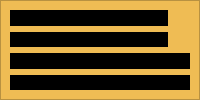
    <widget class="QFrame" name="frame3" >
     <property name="sizePolicy" >
      <sizepolicy>
       <hsizetype>7</hsizetype>
       <vsizetype>7</vsizetype>
       <horstretch>0</horstretch>
       <verstretch>0</verstretch>
      </sizepolicy>
     </property>
     <property name="palette" >
      <palette>
       <active>
        <color>
         <red>0</red>
         <green>0</green>
         <blue>0</blue>
        </color>
        <color>
         <red>228</red>
         <green>187</green>
         <blue>83</blue>
        </color>
        <color>
         <red>255</red>
         <green>255</green>
         <blue>255</blue>
        </color>
        <color>
         <red>255</red>
         <green>255</green>
         <blue>255</blue>
        </color>
        <color>
         <red>85</red>
         <green>85</green>
         <blue>85</blue>
        </color>
        <color>
         <red>199</red>
         <green>199</green>
         <blue>199</blue>
        </color>
        <color>
         <red>0</red>
         <green>0</green>
         <blue>0</blue>
        </color>
        <color>
         <red>255</red>
         <green>255</green>
         <blue>255</blue>
        </color>
        <color>
         <red>0</red>
         <green>0</green>
         <blue>0</blue>
        </color>
        <color>
         <red>255</red>
         <green>255</green>
         <blue>255</blue>
        </color>
        <color>
         <red>239</red>
         <green>188</green>
         <blue>84</blue>
        </color>
        <color>
         <red>0</red>
         <green>0</green>
         <blue>0</blue>
        </color>
        <color>
         <red>103</red>
         <green>141</green>
         <blue>178</blue>
        </color>
        <color>
         <red>255</red>
         <green>255</green>
         <blue>255</blue>
        </color>
        <color>
         <red>0</red>
         <green>0</green>
         <blue>238</blue>
        </color>
        <color>
         <red>82</red>
         <green>24</green>
         <blue>139</blue>
        </color>
        <color>
         <red>232</red>
         <green>232</green>
         <blue>232</blue>
        </color>
       </active>
       <inactive>
        <color>
         <red>0</red>
         <green>0</green>
         <blue>0</blue>
        </color>
        <color>
         <red>228</red>
         <green>187</green>
         <blue>83</blue>
        </color>
        <color>
         <red>255</red>
         <green>255</green>
         <blue>255</blue>
        </color>
        <color>
         <red>255</red>
         <green>255</green>
         <blue>255</blue>
        </color>
        <color>
         <red>85</red>
         <green>85</green>
         <blue>85</blue>
        </color>
        <color>
         <red>199</red>
         <green>199</green>
         <blue>199</blue>
        </color>
        <color>
         <red>0</red>
         <green>0</green>
         <blue>0</blue>
        </color>
        <color>
         <red>255</red>
         <green>255</green>
         <blue>255</blue>
        </color>
        <color>
         <red>0</red>
         <green>0</green>
         <blue>0</blue>
        </color>
        <color>
         <red>255</red>
         <green>255</green>
         <blue>255</blue>
        </color>
        <color>
         <red>239</red>
         <green>188</green>
         <blue>84</blue>
        </color>
        <color>
         <red>0</red>
         <green>0</green>
         <blue>0</blue>
        </color>
        <color>
         <red>103</red>
         <green>141</green>
         <blue>178</blue>
        </color>
        <color>
         <red>255</red>
         <green>255</green>
         <blue>255</blue>
        </color>
        <color>
         <red>0</red>
         <green>0</green>
         <blue>238</blue>
        </color>
        <color>
         <red>82</red>
         <green>24</green>
         <blue>139</blue>
        </color>
        <color>
         <red>232</red>
         <green>232</green>
         <blue>232</blue>
        </color>
       </inactive>
       <disabled>
        <color>
         <red>128</red>
         <green>128</green>
         <blue>128</blue>
        </color>
        <color>
         <red>228</red>
         <green>187</green>
         <blue>83</blue>
        </color>
        <color>
         <red>255</red>
         <green>255</green>
         <blue>255</blue>
        </color>
        <color>
         <red>255</red>
         <green>255</green>
         <blue>255</blue>
        </color>
        <color>
         <red>85</red>
         <green>85</green>
         <blue>85</blue>
        </color>
        <color>
         <red>199</red>
         <green>199</green>
         <blue>199</blue>
        </color>
        <color>
         <red>199</red>
         <green>199</green>
         <blue>199</blue>
        </color>
        <color>
         <red>255</red>
         <green>255</green>
         <blue>255</blue>
        </color>
        <color>
         <red>128</red>
         <green>128</green>
         <blue>128</blue>
        </color>
        <color>
         <red>239</red>
         <green>188</green>
         <blue>84</blue>
        </color>
        <color>
         <red>239</red>
         <green>188</green>
         <blue>84</blue>
        </color>
        <color>
         <red>0</red>
         <green>0</green>
         <blue>0</blue>
        </color>
        <color>
         <red>86</red>
         <green>117</green>
         <blue>148</blue>
        </color>
        <color>
         <red>255</red>
         <green>255</green>
         <blue>255</blue>
        </color>
        <color>
         <red>0</red>
         <green>0</green>
         <blue>238</blue>
        </color>
        <color>
         <red>82</red>
         <green>24</green>
         <blue>139</blue>
        </color>
        <color>
         <red>232</red>
         <green>232</green>
         <blue>232</blue>
        </color>
       </disabled>
      </palette>
     </property>
     <property name="autoFillBackground" >
      <bool>true</bool>
     </property>
     <property name="frameShape" >
      <enum>QFrame::StyledPanel</enum>
     </property>
     <property name="frameShadow" >
      <enum>QFrame::Raised</enum>
     </property>
     <layout class="QGridLayout" >
      <property name="margin" >
       <number>9</number>
      </property>
      <property name="spacing" >
       <number>6</number>
      </property>
      <item row="3" column="0" colspan="2" >
       <widget class="PeakView" name="OutPort__SMSFreqShift__Out___SpectralPeaks" >
        <property name="palette" >
         <palette>
          <active>
           <color>
            <red>0</red>
            <green>0</green>
            <blue>0</blue>
           </color>
           <color>
            <red>228</red>
            <green>187</green>
            <blue>83</blue>
           </color>
           <color>
            <red>255</red>
            <green>255</green>
            <blue>255</blue>
           </color>
           <color>
            <red>255</red>
            <green>255</green>
            <blue>255</blue>
           </color>
           <color>
            <red>85</red>
            <green>85</green>
            <blue>85</blue>
           </color>
           <color>
            <red>199</red>
            <green>199</green>
            <blue>199</blue>
           </color>
           <color>
            <red>0</red>
            <green>0</green>
            <blue>0</blue>
           </color>
           <color>
            <red>255</red>
            <green>255</green>
            <blue>255</blue>
           </color>
           <color>
            <red>0</red>
            <green>0</green>
            <blue>0</blue>
           </color>
           <color>
            <red>255</red>
            <green>255</green>
            <blue>255</blue>
           </color>
           <color>
            <red>0</red>
            <green>0</green>
            <blue>0</blue>
           </color>
           <color>
            <red>0</red>
            <green>0</green>
            <blue>0</blue>
           </color>
           <color>
            <red>103</red>
            <green>141</green>
            <blue>178</blue>
           </color>
           <color>
            <red>255</red>
            <green>255</green>
            <blue>255</blue>
           </color>
           <color>
            <red>0</red>
            <green>0</green>
            <blue>238</blue>
           </color>
           <color>
            <red>82</red>
            <green>24</green>
            <blue>139</blue>
           </color>
           <color>
            <red>232</red>
            <green>232</green>
            <blue>232</blue>
           </color>
          </active>
          <inactive>
           <color>
            <red>0</red>
            <green>0</green>
            <blue>0</blue>
           </color>
           <color>
            <red>228</red>
            <green>187</green>
            <blue>83</blue>
           </color>
           <color>
            <red>255</red>
            <green>255</green>
            <blue>255</blue>
           </color>
           <color>
            <red>255</red>
            <green>255</green>
            <blue>255</blue>
           </color>
           <color>
            <red>85</red>
            <green>85</green>
            <blue>85</blue>
           </color>
           <color>
            <red>199</red>
            <green>199</green>
            <blue>199</blue>
           </color>
           <color>
            <red>0</red>
            <green>0</green>
            <blue>0</blue>
           </color>
           <color>
            <red>255</red>
            <green>255</green>
            <blue>255</blue>
           </color>
           <color>
            <red>0</red>
            <green>0</green>
            <blue>0</blue>
           </color>
           <color>
            <red>255</red>
            <green>255</green>
            <blue>255</blue>
           </color>
           <color>
            <red>0</red>
            <green>0</green>
            <blue>0</blue>
           </color>
           <color>
            <red>0</red>
            <green>0</green>
            <blue>0</blue>
           </color>
           <color>
            <red>103</red>
            <green>141</green>
            <blue>178</blue>
           </color>
           <color>
            <red>255</red>
            <green>255</green>
            <blue>255</blue>
           </color>
           <color>
            <red>0</red>
            <green>0</green>
            <blue>238</blue>
           </color>
           <color>
            <red>82</red>
            <green>24</green>
            <blue>139</blue>
           </color>
           <color>
            <red>232</red>
            <green>232</green>
            <blue>232</blue>
           </color>
          </inactive>
          <disabled>
           <color>
            <red>128</red>
            <green>128</green>
            <blue>128</blue>
           </color>
           <color>
            <red>228</red>
            <green>187</green>
            <blue>83</blue>
           </color>
           <color>
            <red>255</red>
            <green>255</green>
            <blue>255</blue>
           </color>
           <color>
            <red>255</red>
            <green>255</green>
            <blue>255</blue>
           </color>
           <color>
            <red>85</red>
            <green>85</green>
            <blue>85</blue>
           </color>
           <color>
            <red>199</red>
            <green>199</green>
            <blue>199</blue>
           </color>
           <color>
            <red>199</red>
            <green>199</green>
            <blue>199</blue>
           </color>
           <color>
            <red>255</red>
            <green>255</green>
            <blue>255</blue>
           </color>
           <color>
            <red>128</red>
            <green>128</green>
            <blue>128</blue>
           </color>
           <color>
            <red>0</red>
            <green>0</green>
            <blue>0</blue>
           </color>
           <color>
            <red>0</red>
            <green>0</green>
            <blue>0</blue>
           </color>
           <color>
            <red>0</red>
            <green>0</green>
            <blue>0</blue>
           </color>
           <color>
            <red>86</red>
            <green>117</green>
            <blue>148</blue>
           </color>
           <color>
            <red>255</red>
            <green>255</green>
            <blue>255</blue>
           </color>
           <color>
            <red>0</red>
            <green>0</green>
            <blue>238</blue>
           </color>
           <color>
            <red>82</red>
            <green>24</green>
            <blue>139</blue>
           </color>
           <color>
            <red>232</red>
            <green>232</green>
            <blue>232</blue>
           </color>
          </disabled>
         </palette>
        </property>
        <property name="autoFillBackground" >
         <bool>true</bool>
        </property>
        <property name="lineColor" >
         <color>
          <red>200</red>
          <green>200</green>
          <blue>255</blue>
         </color>
        </property>
       </widget>
      </item>
      <item row="2" column="0" colspan="2" >
       <widget class="PeakView" name="OutPort__SMSAnalysisCore__Sinusoidal___Peaks" >
        <property name="palette" >
         <palette>
          <active>
           <color>
            <red>0</red>
            <green>0</green>
            <blue>0</blue>
           </color>
           <color>
            <red>228</red>
            <green>187</green>
            <blue>83</blue>
           </color>
           <color>
            <red>255</red>
            <green>255</green>
            <blue>255</blue>
           </color>
           <color>
            <red>255</red>
            <green>255</green>
            <blue>255</blue>
           </color>
           <color>
            <red>85</red>
            <green>85</green>
            <blue>85</blue>
           </color>
           <color>
            <red>199</red>
            <green>199</green>
            <blue>199</blue>
           </color>
           <color>
            <red>0</red>
            <green>0</green>
            <blue>0</blue>
           </color>
           <color>
            <red>255</red>
            <green>255</green>
            <blue>255</blue>
           </color>
           <color>
            <red>0</red>
            <green>0</green>
            <blue>0</blue>
           </color>
           <color>
            <red>255</red>
            <green>255</green>
            <blue>255</blue>
           </color>
           <color>
            <red>0</red>
            <green>0</green>
            <blue>0</blue>
           </color>
           <color>
            <red>0</red>
            <green>0</green>
            <blue>0</blue>
           </color>
           <color>
            <red>103</red>
            <green>141</green>
            <blue>178</blue>
           </color>
           <color>
            <red>255</red>
            <green>255</green>
            <blue>255</blue>
           </color>
           <color>
            <red>0</red>
            <green>0</green>
            <blue>238</blue>
           </color>
           <color>
            <red>82</red>
            <green>24</green>
            <blue>139</blue>
           </color>
           <color>
            <red>232</red>
            <green>232</green>
            <blue>232</blue>
           </color>
          </active>
          <inactive>
           <color>
            <red>0</red>
            <green>0</green>
            <blue>0</blue>
           </color>
           <color>
            <red>228</red>
            <green>187</green>
            <blue>83</blue>
           </color>
           <color>
            <red>255</red>
            <green>255</green>
            <blue>255</blue>
           </color>
           <color>
            <red>255</red>
            <green>255</green>
            <blue>255</blue>
           </color>
           <color>
            <red>85</red>
            <green>85</green>
            <blue>85</blue>
           </color>
           <color>
            <red>199</red>
            <green>199</green>
            <blue>199</blue>
           </color>
           <color>
            <red>0</red>
            <green>0</green>
            <blue>0</blue>
           </color>
           <color>
            <red>255</red>
            <green>255</green>
            <blue>255</blue>
           </color>
           <color>
            <red>0</red>
            <green>0</green>
            <blue>0</blue>
           </color>
           <color>
            <red>255</red>
            <green>255</green>
            <blue>255</blue>
           </color>
           <color>
            <red>0</red>
            <green>0</green>
            <blue>0</blue>
           </color>
           <color>
            <red>0</red>
            <green>0</green>
            <blue>0</blue>
           </color>
           <color>
            <red>103</red>
            <green>141</green>
            <blue>178</blue>
           </color>
           <color>
            <red>255</red>
            <green>255</green>
            <blue>255</blue>
           </color>
           <color>
            <red>0</red>
            <green>0</green>
            <blue>238</blue>
           </color>
           <color>
            <red>82</red>
            <green>24</green>
            <blue>139</blue>
           </color>
           <color>
            <red>232</red>
            <green>232</green>
            <blue>232</blue>
           </color>
          </inactive>
          <disabled>
           <color>
            <red>128</red>
            <green>128</green>
            <blue>128</blue>
           </color>
           <color>
            <red>228</red>
            <green>187</green>
            <blue>83</blue>
           </color>
           <color>
            <red>255</red>
            <green>255</green>
            <blue>255</blue>
           </color>
           <color>
            <red>255</red>
            <green>255</green>
            <blue>255</blue>
           </color>
           <color>
            <red>85</red>
            <green>85</green>
            <blue>85</blue>
           </color>
           <color>
            <red>199</red>
            <green>199</green>
            <blue>199</blue>
           </color>
           <color>
            <red>199</red>
            <green>199</green>
            <blue>199</blue>
           </color>
           <color>
            <red>255</red>
            <green>255</green>
            <blue>255</blue>
           </color>
           <color>
            <red>128</red>
            <green>128</green>
            <blue>128</blue>
           </color>
           <color>
            <red>0</red>
            <green>0</green>
            <blue>0</blue>
           </color>
           <color>
            <red>0</red>
            <green>0</green>
            <blue>0</blue>
           </color>
           <color>
            <red>0</red>
            <green>0</green>
            <blue>0</blue>
           </color>
           <color>
            <red>86</red>
            <green>117</green>
            <blue>148</blue>
           </color>
           <color>
            <red>255</red>
            <green>255</green>
            <blue>255</blue>
           </color>
           <color>
            <red>0</red>
            <green>0</green>
            <blue>238</blue>
           </color>
           <color>
            <red>82</red>
            <green>24</green>
            <blue>139</blue>
           </color>
           <color>
            <red>232</red>
            <green>232</green>
            <blue>232</blue>
           </color>
          </disabled>
         </palette>
        </property>
        <property name="autoFillBackground" >
         <bool>true</bool>
        </property>
        <property name="lineColor" >
         <color>
          <red>200</red>
          <green>200</green>
          <blue>255</blue>
         </color>
        </property>
       </widget>
      </item>
      <item rowspan="2" row="0" column="1" >
       <widget class="Vumeter" name="OutPort__SMSSynthesis__OutputAudio" >
        <property name="sizePolicy" >
         <sizepolicy>
          <hsizetype>5</hsizetype>
          <vsizetype>1</vsizetype>
          <horstretch>1</horstretch>
          <verstretch>0</verstretch>
         </sizepolicy>
        </property>
       </widget>
      </item>
      <item row="0" column="0" >
       <widget class="Oscilloscope" name="OutPort__SMSSynthesis__OutputAudio" >
        <property name="sizePolicy" >
         <sizepolicy>
          <hsizetype>5</hsizetype>
          <vsizetype>5</vsizetype>
          <horstretch>10</horstretch>
          <verstretch>0</verstretch>
         </sizepolicy>
        </property>
        <property name="palette" >
         <palette>
          <active>
           <color>
            <red>0</red>
            <green>0</green>
            <blue>0</blue>
           </color>
           <color>
            <red>228</red>
            <green>187</green>
            <blue>83</blue>
           </color>
           <color>
            <red>255</red>
            <green>255</green>
            <blue>255</blue>
           </color>
           <color>
            <red>255</red>
            <green>255</green>
            <blue>255</blue>
           </color>
           <color>
            <red>85</red>
            <green>85</green>
            <blue>85</blue>
           </color>
           <color>
            <red>199</red>
            <green>199</green>
            <blue>199</blue>
           </color>
           <color>
            <red>0</red>
            <green>0</green>
            <blue>0</blue>
           </color>
           <color>
            <red>255</red>
            <green>255</green>
            <blue>255</blue>
           </color>
           <color>
            <red>0</red>
            <green>0</green>
            <blue>0</blue>
           </color>
           <color>
            <red>255</red>
            <green>255</green>
            <blue>255</blue>
           </color>
           <color>
            <red>0</red>
            <green>0</green>
            <blue>0</blue>
           </color>
           <color>
            <red>0</red>
            <green>0</green>
            <blue>0</blue>
           </color>
           <color>
            <red>103</red>
            <green>141</green>
            <blue>178</blue>
           </color>
           <color>
            <red>255</red>
            <green>255</green>
            <blue>255</blue>
           </color>
           <color>
            <red>0</red>
            <green>0</green>
            <blue>238</blue>
           </color>
           <color>
            <red>82</red>
            <green>24</green>
            <blue>139</blue>
           </color>
           <color>
            <red>232</red>
            <green>232</green>
            <blue>232</blue>
           </color>
          </active>
          <inactive>
           <color>
            <red>0</red>
            <green>0</green>
            <blue>0</blue>
           </color>
           <color>
            <red>228</red>
            <green>187</green>
            <blue>83</blue>
           </color>
           <color>
            <red>255</red>
            <green>255</green>
            <blue>255</blue>
           </color>
           <color>
            <red>255</red>
            <green>255</green>
            <blue>255</blue>
           </color>
           <color>
            <red>85</red>
            <green>85</green>
            <blue>85</blue>
           </color>
           <color>
            <red>199</red>
            <green>199</green>
            <blue>199</blue>
           </color>
           <color>
            <red>0</red>
            <green>0</green>
            <blue>0</blue>
           </color>
           <color>
            <red>255</red>
            <green>255</green>
            <blue>255</blue>
           </color>
           <color>
            <red>0</red>
            <green>0</green>
            <blue>0</blue>
           </color>
           <color>
            <red>255</red>
            <green>255</green>
            <blue>255</blue>
           </color>
           <color>
            <red>0</red>
            <green>0</green>
            <blue>0</blue>
           </color>
           <color>
            <red>0</red>
            <green>0</green>
            <blue>0</blue>
           </color>
           <color>
            <red>103</red>
            <green>141</green>
            <blue>178</blue>
           </color>
           <color>
            <red>255</red>
            <green>255</green>
            <blue>255</blue>
           </color>
           <color>
            <red>0</red>
            <green>0</green>
            <blue>238</blue>
           </color>
           <color>
            <red>82</red>
            <green>24</green>
            <blue>139</blue>
           </color>
           <color>
            <red>232</red>
            <green>232</green>
            <blue>232</blue>
           </color>
          </inactive>
          <disabled>
           <color>
            <red>128</red>
            <green>128</green>
            <blue>128</blue>
           </color>
           <color>
            <red>228</red>
            <green>187</green>
            <blue>83</blue>
           </color>
           <color>
            <red>255</red>
            <green>255</green>
            <blue>255</blue>
           </color>
           <color>
            <red>255</red>
            <green>255</green>
            <blue>255</blue>
           </color>
           <color>
            <red>85</red>
            <green>85</green>
            <blue>85</blue>
           </color>
           <color>
            <red>199</red>
            <green>199</green>
            <blue>199</blue>
           </color>
           <color>
            <red>199</red>
            <green>199</green>
            <blue>199</blue>
           </color>
           <color>
            <red>255</red>
            <green>255</green>
            <blue>255</blue>
           </color>
           <color>
            <red>128</red>
            <green>128</green>
            <blue>128</blue>
           </color>
           <color>
            <red>0</red>
            <green>0</green>
            <blue>0</blue>
           </color>
           <color>
            <red>0</red>
            <green>0</green>
            <blue>0</blue>
           </color>
           <color>
            <red>0</red>
            <green>0</green>
            <blue>0</blue>
           </color>
           <color>
            <red>86</red>
            <green>117</green>
            <blue>148</blue>
           </color>
           <color>
            <red>255</red>
            <green>255</green>
            <blue>255</blue>
           </color>
           <color>
            <red>0</red>
            <green>0</green>
            <blue>238</blue>
           </color>
           <color>
            <red>82</red>
            <green>24</green>
            <blue>139</blue>
           </color>
           <color>
            <red>232</red>
            <green>232</green>
            <blue>232</blue>
           </color>
          </disabled>
         </palette>
        </property>
        <property name="autoFillBackground" >
         <bool>true</bool>
        </property>
        <property name="lineColor" >
         <color>
          <red>100</red>
          <green>255</green>
          <blue>150</blue>
         </color>
        </property>
       </widget>
      </item>
      <item row="1" column="0" >
       <widget class="SpectrumView" name="OutPort__SMSSynthesis__OutputSpectrum" >
        <property name="palette" >
         <palette>
          <active>
           <color>
            <red>0</red>
            <green>0</green>
            <blue>0</blue>
           </color>
           <color>
            <red>228</red>
            <green>187</green>
            <blue>83</blue>
           </color>
           <color>
            <red>255</red>
            <green>255</green>
            <blue>255</blue>
           </color>
           <color>
            <red>255</red>
            <green>255</green>
            <blue>255</blue>
           </color>
           <color>
            <red>85</red>
            <green>85</green>
            <blue>85</blue>
           </color>
           <color>
            <red>199</red>
            <green>199</green>
            <blue>199</blue>
           </color>
           <color>
            <red>0</red>
            <green>0</green>
            <blue>0</blue>
           </color>
           <color>
            <red>255</red>
            <green>255</green>
            <blue>255</blue>
           </color>
           <color>
            <red>0</red>
            <green>0</green>
            <blue>0</blue>
           </color>
           <color>
            <red>255</red>
            <green>255</green>
            <blue>255</blue>
           </color>
           <color>
            <red>0</red>
            <green>0</green>
            <blue>0</blue>
           </color>
           <color>
            <red>0</red>
            <green>0</green>
            <blue>0</blue>
           </color>
           <color>
            <red>103</red>
            <green>141</green>
            <blue>178</blue>
           </color>
           <color>
            <red>255</red>
            <green>255</green>
            <blue>255</blue>
           </color>
           <color>
            <red>0</red>
            <green>0</green>
            <blue>238</blue>
           </color>
           <color>
            <red>82</red>
            <green>24</green>
            <blue>139</blue>
           </color>
           <color>
            <red>232</red>
            <green>232</green>
            <blue>232</blue>
           </color>
          </active>
          <inactive>
           <color>
            <red>0</red>
            <green>0</green>
            <blue>0</blue>
           </color>
           <color>
            <red>228</red>
            <green>187</green>
            <blue>83</blue>
           </color>
           <color>
            <red>255</red>
            <green>255</green>
            <blue>255</blue>
           </color>
           <color>
            <red>255</red>
            <green>255</green>
            <blue>255</blue>
           </color>
           <color>
            <red>85</red>
            <green>85</green>
            <blue>85</blue>
           </color>
           <color>
            <red>199</red>
            <green>199</green>
            <blue>199</blue>
           </color>
           <color>
            <red>0</red>
            <green>0</green>
            <blue>0</blue>
           </color>
           <color>
            <red>255</red>
            <green>255</green>
            <blue>255</blue>
           </color>
           <color>
            <red>0</red>
            <green>0</green>
            <blue>0</blue>
           </color>
           <color>
            <red>255</red>
            <green>255</green>
            <blue>255</blue>
           </color>
           <color>
            <red>0</red>
            <green>0</green>
            <blue>0</blue>
           </color>
           <color>
            <red>0</red>
            <green>0</green>
            <blue>0</blue>
           </color>
           <color>
            <red>103</red>
            <green>141</green>
            <blue>178</blue>
           </color>
           <color>
            <red>255</red>
            <green>255</green>
            <blue>255</blue>
           </color>
           <color>
            <red>0</red>
            <green>0</green>
            <blue>238</blue>
           </color>
           <color>
            <red>82</red>
            <green>24</green>
            <blue>139</blue>
           </color>
           <color>
            <red>232</red>
            <green>232</green>
            <blue>232</blue>
           </color>
          </inactive>
          <disabled>
           <color>
            <red>128</red>
            <green>128</green>
            <blue>128</blue>
           </color>
           <color>
            <red>228</red>
            <green>187</green>
            <blue>83</blue>
           </color>
           <color>
            <red>255</red>
            <green>255</green>
            <blue>255</blue>
           </color>
           <color>
            <red>255</red>
            <green>255</green>
            <blue>255</blue>
           </color>
           <color>
            <red>85</red>
            <green>85</green>
            <blue>85</blue>
           </color>
           <color>
            <red>199</red>
            <green>199</green>
            <blue>199</blue>
           </color>
           <color>
            <red>199</red>
            <green>199</green>
            <blue>199</blue>
           </color>
           <color>
            <red>255</red>
            <green>255</green>
            <blue>255</blue>
           </color>
           <color>
            <red>128</red>
            <green>128</green>
            <blue>128</blue>
           </color>
           <color>
            <red>0</red>
            <green>0</green>
            <blue>0</blue>
           </color>
           <color>
            <red>0</red>
            <green>0</green>
            <blue>0</blue>
           </color>
           <color>
            <red>0</red>
            <green>0</green>
            <blue>0</blue>
           </color>
           <color>
            <red>86</red>
            <green>117</green>
            <blue>148</blue>
           </color>
           <color>
            <red>255</red>
            <green>255</green>
            <blue>255</blue>
           </color>
           <color>
            <red>0</red>
            <green>0</green>
            <blue>238</blue>
           </color>
           <color>
            <red>82</red>
            <green>24</green>
            <blue>139</blue>
           </color>
           <color>
            <red>232</red>
            <green>232</green>
            <blue>232</blue>
           </color>
          </disabled>
         </palette>
        </property>
        <property name="autoFillBackground" >
         <bool>true</bool>
        </property>
        <property name="lineColor" >
         <color>
          <red>255</red>
          <green>100</green>
          <blue>100</blue>
         </color>
        </property>
       </widget>
      </item>
     </layout>
    </widget>
